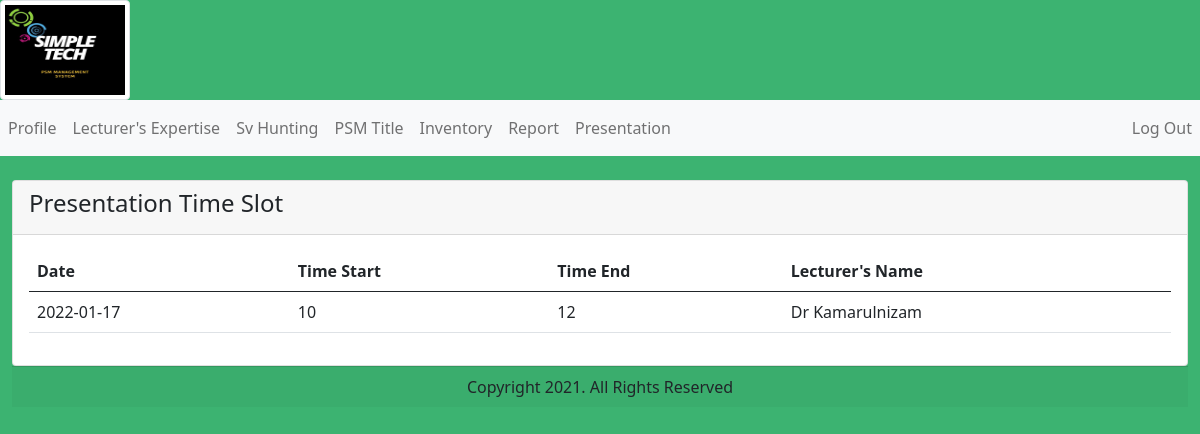
Screenshot of /managepresentation/View_StdLect.php with the database file from the repository.
### tables this page shows
CREATE TABLE `timeslot` (
  `id` int(11) NOT NULL,
  `Lect_Name` varchar(50) NOT NULL,
  `Lect_ID` varchar(10) NOT NULL,
  `Lect_Faculty` varchar(50) NOT NULL,
  `Lect_Expertise` varchar(50) NOT NULL,
  `Date` date NOT NULL,
  `TimeStart` int(11) NOT NULL,
  `TimeEnd` int(11) NOT NULL,
  `Stud_ID` varchar(10) NOT NULL,
  `Stud_Name` varchar(50) NOT NULL,
  `Stud_Faculty` varchar(50) NOT NULL,
  `Stud_Course` varchar(50) NOT NULL
);

### managepresentation/View_StdLect.php (the view, shortened to what this page needs)
<?php
  include_once 'presentation_header.php';
?>
    <div class="container-fluid">
        <div class="jumbotron">
            <div class="card">
                <div class="card-header">
                    <h4 class="card-title">Presentation Time Slot </h4>
                </div>
            <div class="card-body">
                <?php
                    $connection = mysqli_connect("localhost", "root", "");
                    $query = "SELECT * FROM timeslot";
                    $query_run = mysqli_query($connection, $query);
                ?>
                <table class="table">
                    <thead>
                        <tr>
                        <th scope="col">Date</th>
                        <th scope="col">Time Start</th>
                        <th scope="col">Time End</th>
                        <th scope="col">Lecturer's Name</th>
                        </tr>
                    </thead>
                    <?php
                        if($query_run)
                        {
                            foreach($query_run as $row)
                        {
                    ?>
                    <tbody>
                        <tr>
                        <td><?php echo $row['Date']; ?></td>
                        <td><?php echo $row['TimeStart']; ?></td>
                        <td><?php echo $row['TimeEnd']; ?></td>
                        <td><?php echo $row['Lect_Name']; ?></td>
                        </tr>
                    </tbody>
                    <?php
                        }
                        }
                        else
                        {
                            echo "No Record Found";
                        }
                    ?>
                </table>
            </div>
        </div>
    </div>
<?php
    include_once 'presentation_footer.php';
?>

### managepresentation/presentation_header.php (style rules this page uses)
body { background-color: mediumseagreen; }

### rows the page displays
timeslot: Date "2022-01-17", TimeStart "10", TimeEnd "12", Lect_Name "Dr Kamarulnizam"
